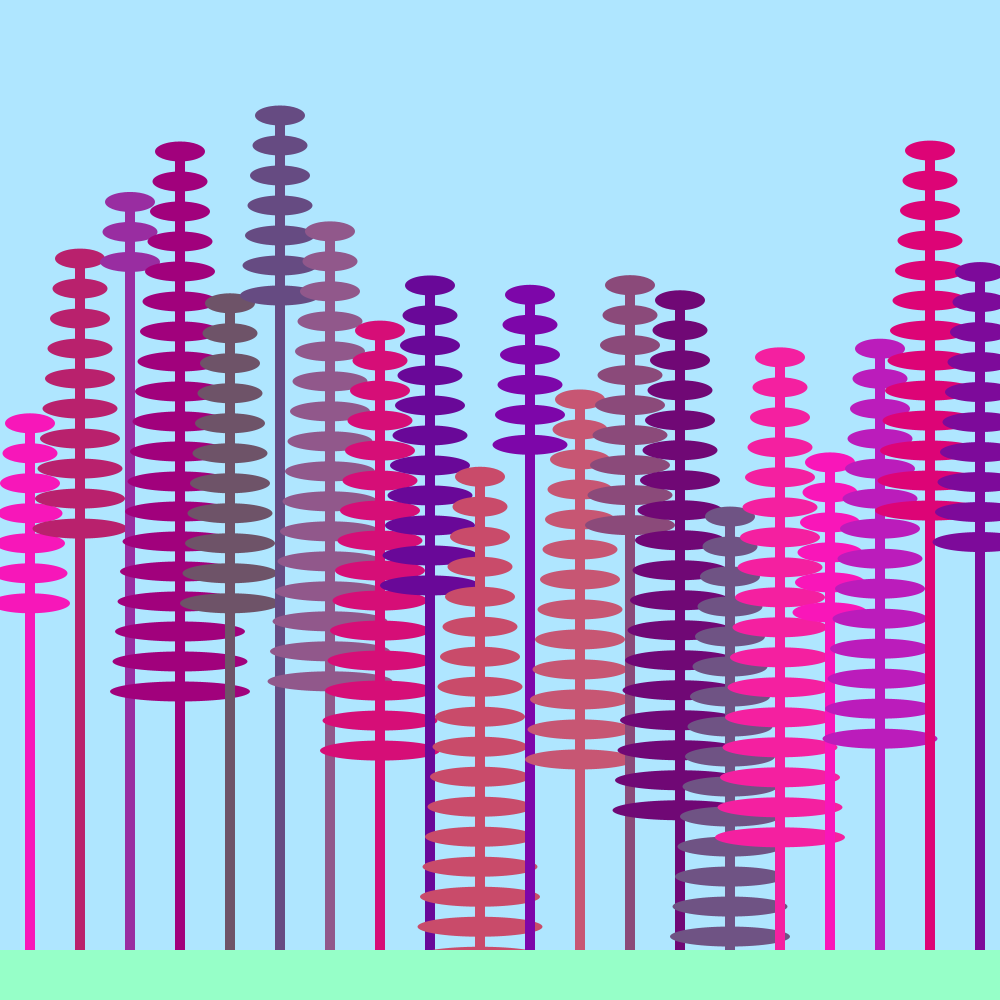
Frame 1 (no input)
Frame 60 (the mouse pressed at the canvas centre just before this capture): identical to frame 1, image omitted
Frame 120 (the mouse held since frame 60 and released just before this capture): identical to frame 1, image omitted

The Processing sketch that drew this single still picture (run headless with seeded random() and noise(); from frame 60 on, the mouse is pressed at the canvas centre):

// Processing sketch: week9_classes
// ── week9_classes.pde
plant garden[] = new plant[20];

void setup(){
  size (1000, 1000);
  background(175,230,255);
  for(int i = 0; i <garden.length; i++){
  garden[i]= new plant (50*i +25);
  garden[i].display(random(100, 600), int(random(3,20)),
  color(random(100,255),random(0,100),random(100,200)));
  }
}

void draw(){
  //for(int i = 0; i <garden.length; i++){
  //garden[i].display(random(100, 600), int(random(3,10)),
  //color(255,20,147));
  //}
  fill(150, 255, 200);
  rect(0, 950, 1000, 300);
}

// ── plant.pde
class plant{
  
//data, variables, parameters
  float pH; //plant height
  int nL; //leaf number
  color F; 
  float x;
  
//constructor - unchanging values
  plant(float _x){
    x = _x;
  }
    //methods (functions) - values that may change
  void display(float _pH, int _nL, color _F){
    
    pH = _pH;
    nL = _nL;
   
    fill(_F);
    noStroke();
    
    rect(x, pH, 10, 1000);
    for (int i= 0; i<nL; i++){
      ellipse(x+5, pH + 30*i, 50 + i*5, 20);
    }
    //if these are all static they could be declared in the constructor
  }
 
  
//instances (specific objects)
  
}
